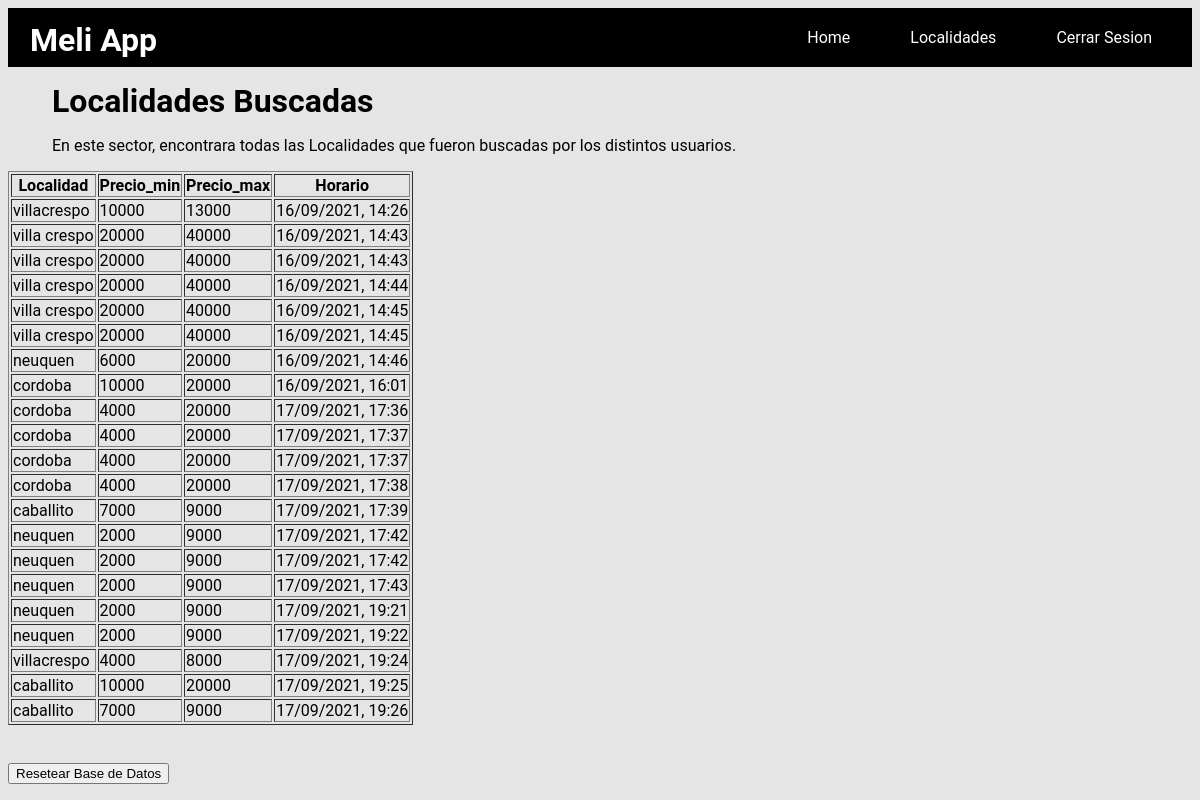
/localidades (signed in), run on an earlier commit of the app's database.
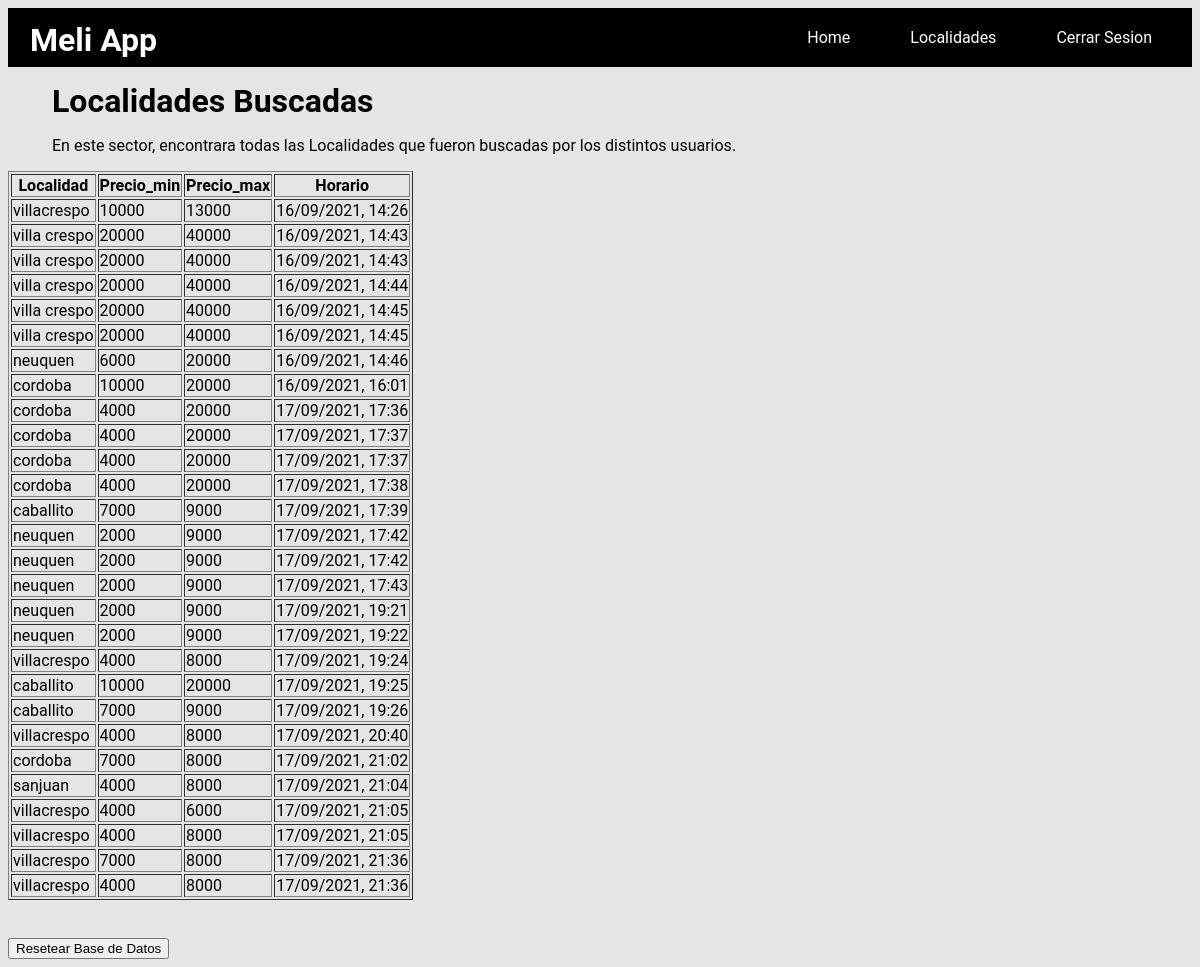
And on a later commit of the database.
### src/clases/localidad.py (models this page shows, shortened)
class Localidad(db.Model):
    __tablename__ = "localidad"
    id = db.Column(db.Integer,primary_key=True)
    location = db.Column(db.String)
    price_min = db.Column(db.Integer)
    price_max = db.Column(db.Integer)
    time = db.Column(db.String)

### app.py (the view, shortened to what this page needs)
@app.route("/localidades")
@login_required
def localidades():
    if request.method == 'GET':
        try:
            data = localidad.report()
            return render_template('tabla.html',data = data)
        except:
            return jsonify({'trace': traceback.format_exc()})

### app.py (called while the page is built)
@login_manager.user_loader
def load_user(user_id):
    return users.user_id(user_id)

### src/clases/localidad.py (called while the page is built)
def report(limit=0, offset=0):
    query= db.session.query(Localidad)
    if limit > 0:
        query = query.limit(limit)
        if offset > 0:
            query = query.offset(offset)
    json_result_list = []
    for person in query:
        json_result = {'Localidad': person.location,'Price_min': person.price_min, 'Price_max': person.price_max, 'Time':person.time}
        json_result_list.append(json_result)
    return json_result_list

### src/clases/users.py (called while the page is built)
def user_id(user_id):
    return User.query.get(int(user_id))

### templates/tabla.html
{% extends "base.html" %}
{% block content %}
<h1 class="parrafo">Localidades Buscadas</h1>
<div class="parrafo">
    <p>En este sector, encontrara todas las Localidades que fueron buscadas por los distintos usuarios.</p>
</div>
<table border="1">
    <thead cellpadding="1.0" cellspacing="1.0">
        <tr>
            <th>Localidad</th>
            <th>Precio_min</th>
            <th>Precio_max</th>
            <th>Horario</th>
        </tr>
        {% for row in data %}
        <tr>
            <td>{{row['Localidad']}}</td>
            <td>{{row['Price_min']}}</td>
            <td>{{row['Price_max']}}</td>
            <td>{{row['Time']}}</td>
        </tr>
        {% endfor %}
    </thead>
</table>
<br><br>
<form action="{{url_for('reset')}}">
    <input id= "1" type="submit" value="Resetear Base de Datos" />
</form>
{% endblock %}

### templates/base.html (shortened to what this page needs)
<!DOCTYPE html>
<html lang="en">
<head>
  <link rel="stylesheet" type="text/css" href="../static/css/home.css">
</head>
<body>
  <div>
    <h1 class="title">Meli App</h1>
  </div>
  <nav >
    <a class="nav-enlace" href="home">Home</a>
    <a class="nav-enlace" href="localidades">Localidades</a>
    <a class="nav-enlace" href="{{url_for('logout')}}">Cerrar Sesion</a>
  </nav>
  {% block content %}
  {% endblock %}
</body>
</html>

### static/css/home.css (style rules this page uses)
* { box-sizing: border-box; }
body { font-family: 'Roboto', sans-serif; background: #E5E5E5; }
.nav-enlace { color: white; display: inline-block; padding: 10px 30px; text-decoration: none; font-family: 'Roboto', sans-serif; }
.title { font-family: 'Roboto', sans-serif; position: absolute; left: 30px; color: white; top: 0%; }
nav { display: flex; background: black; padding: 10px; justify-content: flex-end; }
.parrafo { width: 700px; color: black; font-family:'Roboto', sans-serif; margin: 0%; margin-top: 15px; margin-left: 44px; }

What changed in the data, as far as the page shows it:
added Localidad: Localidad "villacrespo", Price_min "4000", Price_max "8000", Time "17/09/2021, 20:40"
added Localidad: Localidad "cordoba", Price_min "7000", Price_max "8000", Time "17/09/2021, 21:02"
added Localidad: Localidad "sanjuan", Price_min "4000", Price_max "8000", Time "17/09/2021, 21:04"
added Localidad: Localidad "villacrespo", Price_min "4000", Price_max "6000", Time "17/09/2021, 21:05"
added Localidad: Localidad "villacrespo", Price_min "4000", Price_max "8000", Time "17/09/2021, 21:05"
added Localidad: Localidad "villacrespo", Price_min "7000", Price_max "8000", Time "17/09/2021, 21:36"
added Localidad: Localidad "villacrespo", Price_min "4000", Price_max "8000", Time "17/09/2021, 21:36"
